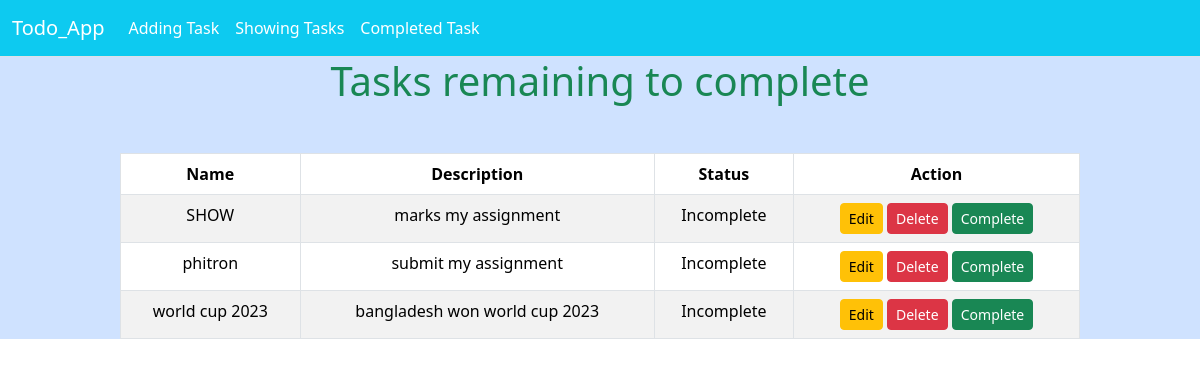
Page /show_tasks/ on the committed database.
### TODO_App/models.py (models this page shows)
class TaskModel(models.Model):
    taskTitle = models.CharField(max_length=50)
    taskDescription = models.CharField(max_length=50)
    is_completed = models.BooleanField(default=False)

### TODO_App/views.py (the view)
# urls.py: path('show_tasks/', views.show_tasks, name='show_tasks'),
def show_tasks(request):
    tasks = TaskModel.objects.filter(is_completed=False)
    return render(request, 'show_tasks.html', {'tasks': tasks})

### TODO_App/templates/show_tasks.html (shortened to what this page needs)
{% extends 'base.html' %}
{% block content %}
<div style="text-align: center;" class='text-success bg-primary-subtle'>
    <h1>Tasks remaining to complete </h1>
<div>
    {% if tasks %}
    <div style="width:80%; margin:auto;" class="mt-5">
        <table class="table table-striped table-bordered table-hover">
            <thead class="thead-light">
              <tr style="text-align:center;">
                <th scope="col">Name</th>
                <th scope="col">Description</th>
                <th scope="col">Status</th>
                <th scope="col">Action</th>
              </tr>
            </thead>
            <tbody style="text-align:center;">
              {% for task in tasks %}
              <tr>
                <td scope="row"> {{task.taskTitle}} </th>
                <td scope="row"> {{task.taskDescription}} </th>
                {% if task.is_completed %}
                <td scope="row"> Completed </th>
                {% else %}
                <td scope="row"> Incomplete </th>
                {% endif %}
                <td>
                  <a class="btn btn-warning btn-sm" href=" {% url 'edit_task' task.id %} ">Edit</a>
                  <a class="btn btn-danger btn-sm" href=" {% url 'delete_task' task.id %} " > Delete </a>
                  <a class="btn btn-success btn-sm" href="{% url 'complete' task.id %}"  > Complete </a>
                </td>
              </tr>
              {% endfor %}
              </tbody>
          </table>
    </div>
{% endif %}
{% endblock content %}

### TODO_App/templates/base.html (shortened to what this page needs)
<!doctype html>
<html lang="en">
  <head>
    <link href="https://cdn.jsdelivr.net/npm/bootstrap@5.3.1/dist/css/bootstrap.min.css" rel="stylesheet">
  </head>
  <body>
<nav class="navbar navbar-expand-lg bg-info border-bottom border-body">
  <div class="container-fluid">
    <a class="navbar-brand text-white" href=" {% url 'home' %} ">Todo_App</a>
    <div class="collapse navbar-collapse" id="navbarNavAltMarkup">
      <div class="navbar-nav">
        <a class="nav-link text-white" aria-current="page" href=" {% url 'add_task' %} ">Adding  Task</a>
        <a class="nav-link text-white" href=" {% url 'show_tasks' %}">Showing Tasks</a>
        <a class="nav-link text-white" href=" {% url 'completed_tasks' %}">Completed Task</a>
      </div>
    </div>
  </div>
</nav>
  {% block content %}{% endblock content %}
  </body>
</html>

### rows in the picture
TaskModel: taskTitle "SHOW", taskDescription "marks my assignment", is_completed "Incomplete"
TaskModel: taskTitle "phitron", taskDescription "submit my assignment", is_completed "Incomplete"
TaskModel: taskTitle "world cup 2023", taskDescription "bangladesh won world cup 2023", is_completed "Incomplete"
